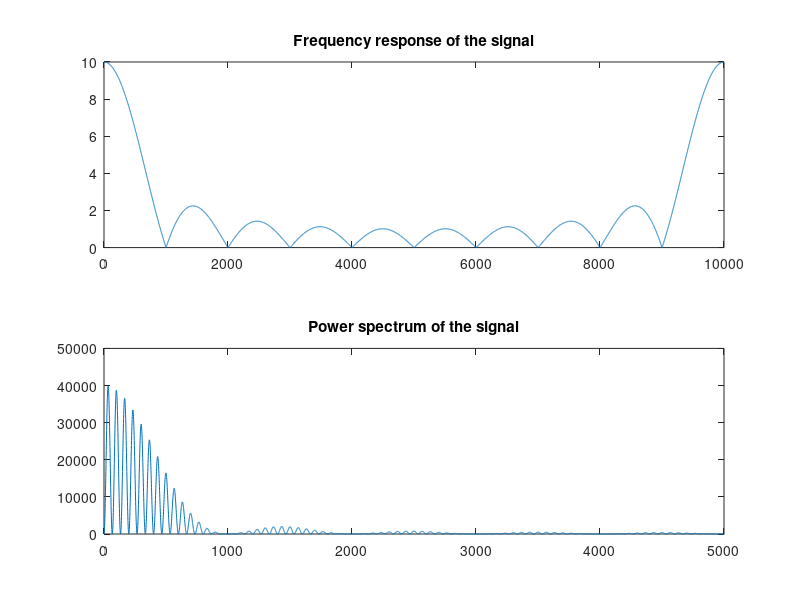

MATLAB code for this plot:


% Plot of Gs(f) = (2/T) * |Sh(f)|^2 (1 - cos(3pifT))

T = 0.01;  % pulse width
fs = 10000; % sampling frequency
f = 1:fs;
 
high = ones(10, 1);       % make a pulse and take the fft
low = zeros(9990, 1);
rectangle = cat(1, high, low)';
S = fft(rectangle);

G = (2/T)*abs(S).^2.*(1-cos(3*pi*f*T));

figure(1);
subplot(2,1,1), plot(abs(S));
title('Frequency response of the signal');
subplot(2,1,2), plot(G);
title('Power spectrum of the signal');
axis([0 5000 0 50000]);